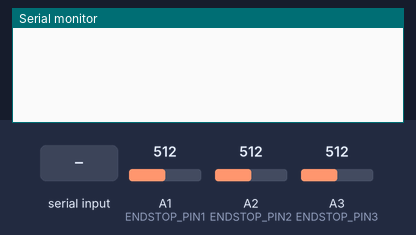
Recording of a sketch running on a simulated Arduino Mega 2560, built with avr-gcc and run on an emulated ATmega2560. Parts: the last lines printed to the serial monitor. Inputs (shaded band) come from the test bench; at power-on: A1 (ENDSTOP_PIN1) = 512, A2 (ENDSTOP_PIN2) = 512, A3 (ENDSTOP_PIN3) = 512.

Above: at 1.2 s.
1.3 s: "90,45,200\n" received over Serial
At 2.1 s:
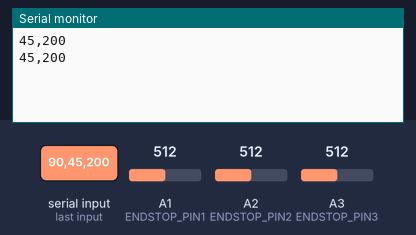
2.8 s: "90,45\n" received over Serial
At 4.0 s:
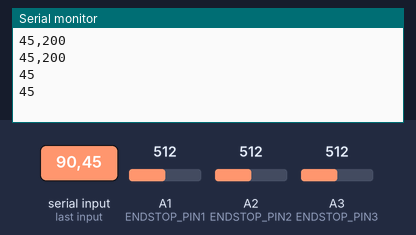
4.3 s: "90,45,200,10\n" received over Serial
At 4.8 s:
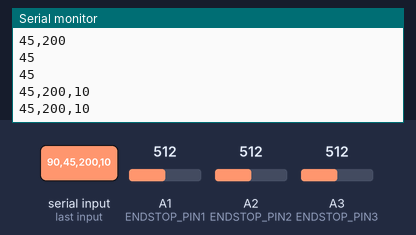

Measured:
- after the input at 1.3 s, the serial monitor: prints a new line at once (image 1)
- after the input at 2.8 s, the serial monitor: prints a new line after 0.06 s (image 2)
- after the input at 4.3 s, the serial monitor: prints a new line at once (image 3)

The sketch:

MasterMS.ino
```cpp
#include <Wire.h>

#define ENDSTOP_PIN1 A1
#define ENDSTOP_PIN2 A2
#define ENDSTOP_PIN3 A3
#define STOP "J30"
#define Q1 1
#define Q2 2
#define Q3 3
#define PC 0
#define T_OUT 10

//Variables globales
String MSG;
float param1;
char Type;
int ID_action;
char Nmotor;
char sig = '1';
int address;
String aux_MSG;
float Dato[3];
String aux_Dato;
String MSG_rec;

void initialize() {
  Wire.begin();         // Unirse al bus 12C
  Serial.begin(115200); // Iniciar la comunicación Serial
  Serial.setTimeout(T_OUT);
  Serial1.begin(115200);
  Serial1.setTimeout(T_OUT);
  Serial2.begin(115200);
  Serial2.setTimeout(T_OUT);
  Serial3.begin(115200);
  Serial3.setTimeout(T_OUT);
  pinMode(ENDSTOP_PIN1, INPUT);
}

void resetParam() {
  Type = '0';
  ID_action = 0;
  Nmotor = 0;
  ID_action = 0;
}

void read_MSG(int device) {

  //MSG="M1 S3 -5";
  char auxc;
  int flag = 0;
  switch (device) {
    case 0: {
        if (Serial.available() > 1) {
          MSG = Serial.readString();
          Serial.parseFloat();
          flag = 1;
        }

      } break;
    case 1: {
        if (Serial1.available() > 1) {
          MSG = Serial1.readString();
          flag = 1;
        }
      } break;
    case 2: {
        if (Serial2.available() > 1) {
          MSG = Serial2.readString();
          flag = 1;
        }
      } break;

    case 3: {

        if (Serial3.available() > 1) {
          MSG = Serial3.readString();
          flag = 1;
        }
      } break;

    default: break;
  }
  if (flag) {
    process_MSG(MSG);
    Serial_Send(aux_MSG, (int) (Nmotor - '0'));
    Serial.println(aux_MSG);
  }


}

void process_MSG(String mensaje) {

  int i = 0;
  String ID, p1;
  char nm;
  ID = "";
  p1 = "";
  resetParam();
  //Captura el motor
  mensaje.remove(0, 1);
  nm = mensaje[0];
  Nmotor = nm;

  mensaje.remove(0, 2);

  //Mensaje para mandar al esclavo
  aux_MSG = mensaje;

  //captura el modo
  Type = mensaje[0];
  mensaje.remove(0, 1);
  i = 0;

  //captura el ID
  while (mensaje[i] != ' ' && mensaje.length() >= i) {
    ID += mensaje[i];
    i++;
  }
  mensaje.remove(0, i + 1);
  ID_action = ID.toInt();
  i = 0;
  while (mensaje[i] != ' ' && mensaje.length() >= i) {
    p1 += mensaje[i];
    i++;
  }
  param1 = p1.toFloat();
}

//Mandar por Serial
void Serial_Send (String code, int device) {
  switch (device) {
    case 0: {
        Serial.println(code);
      } break;
    case 1: {
        Serial1.print(code);
        delay(10);
      } break;
    case 2: {
        Serial2.print(code);
        delay(10);
      } break;

    case 3: {
        Serial3.print(code);
        delay(10);
      } break;

    default: break;
  }
  delayMicroseconds(10);
}

//Realizar Request
void Serial_Read(int device) {

  if (Type == 'S') {
    Wire.requestFrom(device, 1);
    while (Wire.available()) {
      sig = (char) Wire.read();
    }
  }
  else if (Type == 'R') {
    Wire.requestFrom(device, sizeof(float));
    aux_Dato = "";
    while (Wire.available()) {
      //Dato[Nmotor] = Wire.parseFloat();
      aux_Dato += (char) Wire.read();
    }
    Dato[Nmotor] = aux_Dato.toFloat();
    Serial.print("Posicion motor ");
    Serial.println(Dato[Nmotor]);
    sig = '1';
  }
}

void setup() {
  initialize();
}
int flagl=0;
void loop() {
  if (analogRead(ENDSTOP_PIN1) < 150 ) {
    Serial1.print("J30");
    delay(50);
  }
  if (analogRead(ENDSTOP_PIN2) < 150) {
    Serial2.print("J30");
    delay(50);
  }
  if (analogRead(ENDSTOP_PIN3) < 150) {
    Serial3.print("J30");
    delay(50);
  }

  read_MSG(PC);
  delay(50);
}
```
